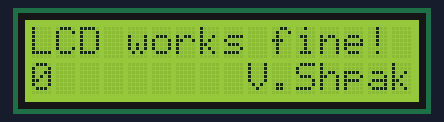
A sketch run on a simulated Arduino Uno, built with avr-gcc and run on an emulated ATmega328P. Parts: 16×2 character LCD.

Above: at 0.1 s.
At 4.1 s:
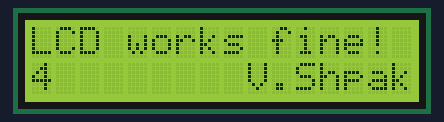
At 9.1 s:
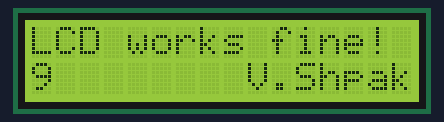
At 19.1 s:
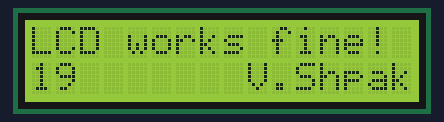
At 29.1 s:
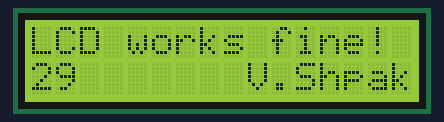
At 39.1 s:
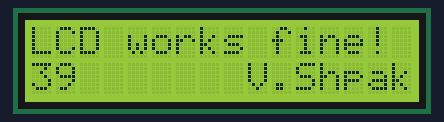

The sketch:

LCD_1602A_with_I2C.ino
```cpp
#include <LiquidCrystal_I2C.h>   // for I2C need to add lib (attached to this one source file)
#include <Wire.h>
LiquidCrystal_I2C lcd(0x27,16,2);  // set up display
void setup()
{
  lcd.init();
  lcd.backlight();
  lcd.print("LCD works fine!");
  lcd.setCursor(9, 1);
  lcd.print("V.Shpak");
}
void loop()
{
  lcd.setCursor(0, 1);
  lcd.print(millis()/1000);  //uptime in seconds
}
```

Measured:
- what the display in image 1 shows lasts 1.0 s, from 4.0 s to 5.0 s
